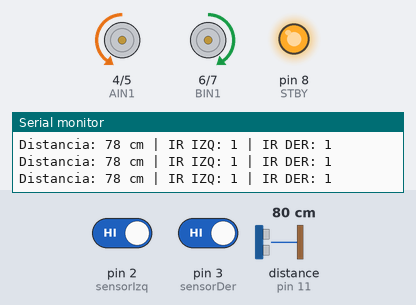
This sketch was run on a simulated Arduino Uno, built with avr-gcc and run on an emulated ATmega328P. Shown: motor-driver pin pairs drawn as motors (green arrow = first pin HIGH = forward, orange = second pin HIGH = backward, longer = more drive, scaled by the enable pin, stopped while the standby pin is LOW), output pins drawn as LEDs (lit = HIGH), the last lines printed to the serial monitor. Wiring (inferred from the names in the program): ultrasonic range finder: trigger pin 12; echo pin 11. Inputs (shaded band) come from the test bench; at power-on: distance to the obstacle (sensor on pin 11) 80 cm, pin 2 (sensorIzq) HIGH, pin 3 (sensorDer) HIGH. The echo pulse lasts 58.3 µs per cm; pins used as bus, display or sensor lines are not drawn.

Above: at 1.2 s.
1.3 s: distance to the obstacle (sensor on pin 11) set to 53 cm
4.3 s: distance to the obstacle (sensor on pin 11) set to 47 cm
At 4.7 s:
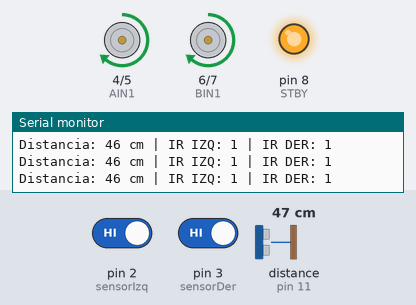
5.8 s: pin 2 (sensorIzq) driven LOW
At 6.6 s:
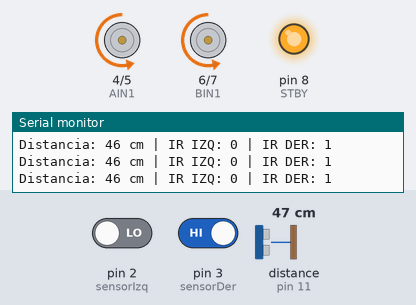
7.3 s: pin 2 (sensorIzq) driven HIGH
At 8.9 s:
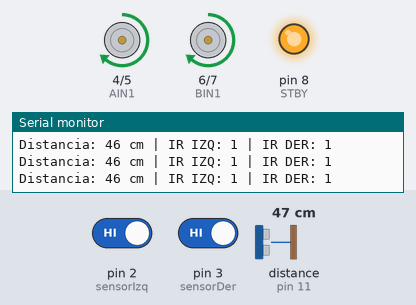
10.3 s: pin 3 (sensorDer) driven LOW
At 11.4 s:
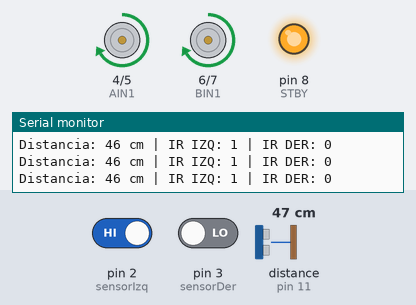
11.8 s: pin 3 (sensorDer) driven HIGH
At 13.2 s:
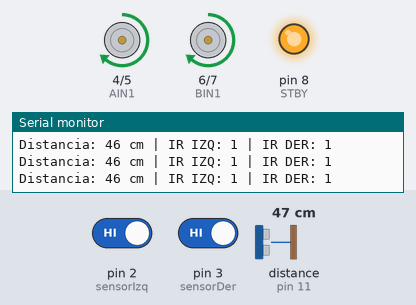
Timing chart, 0 to 14.3 s (numbered marks = the images above; inputs shaded):
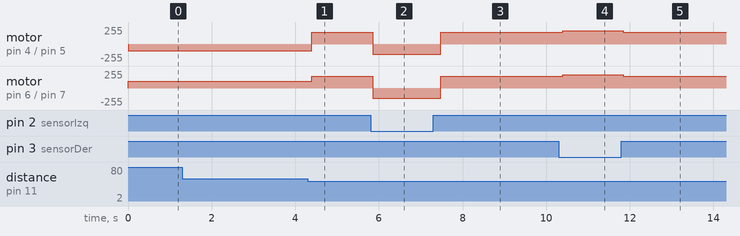

Measured:
- the behaviour switches between 51 and 50 cm on distance to the obstacle (sensor on pin 11) (found by bisection; images 0 and 1)
- after the input at 4.3 s, motor on pin 4 (AIN1) / pin 5 (AIN2): backward 100/255 → forward 180/255 after 0.10 s; motor on pin 6 (BIN1) / pin 7 (BIN2): forward 100/255 → forward 180/255 after 0.10 s
- after the input at 5.8 s, motor on pin 4 (AIN1) / pin 5 (AIN2), motor on pin 6 (BIN1) / pin 7 (BIN2): forward 180/255 → backward 150/255 after 0.05 s
- after the input at 7.3 s, motor on pin 4 (AIN1) / pin 5 (AIN2), motor on pin 6 (BIN1) / pin 7 (BIN2): backward 150/255 → forward 180/255 after 0.18 s
- after the input at 10.3 s, motor on pin 4 (AIN1) / pin 5 (AIN2), motor on pin 6 (BIN1) / pin 7 (BIN2): forward 180/255 → forward 200/255 after 0.09 s
- after the input at 11.8 s, motor on pin 4 (AIN1) / pin 5 (AIN2), motor on pin 6 (BIN1) / pin 7 (BIN2): forward 200/255 → forward 180/255 at once

The sketch:

robot_sumo_autonomo.ino
```cpp
// Pines del motor A
const int AIN1 = 4;
const int AIN2 = 5;
const int PWMA = 9;

// Pines del motor B
const int BIN1 = 6;
const int BIN2 = 7;
const int PWMB = 10;

// Standby común
const int STBY = 8;

// Sensor ultrasónico
const int trigPin = 12;
const int echoPin = 11;

// Sensores infrarrojos (DO)
const int sensorIzq = 2;
const int sensorDer = 3;

// Distancia umbral (cm)
const int UMBRAL_CM = 50;

void setup() {
  // Motores
  pinMode(AIN1, OUTPUT); pinMode(AIN2, OUTPUT); pinMode(PWMA, OUTPUT);
  pinMode(BIN1, OUTPUT); pinMode(BIN2, OUTPUT); pinMode(PWMB, OUTPUT);

  pinMode(STBY, OUTPUT);
  digitalWrite(STBY, HIGH);  // Activar controlador

  // Sensor ultrasónico
  pinMode(trigPin, OUTPUT);
  pinMode(echoPin, INPUT);

  // Sensores infrarrojos
  pinMode(sensorIzq, INPUT);
  pinMode(sensorDer, INPUT);

  Serial.begin(9600);
}

void loop() {
  // Leer sensores infrarrojos
  int valIzq = digitalRead(sensorIzq);  // 0: blanco, 1: negro
  int valDer = digitalRead(sensorDer);

  // Leer sensor ultrasónico
  long duracion;
  int distancia;

  digitalWrite(trigPin, LOW);
  delayMicroseconds(2);
  digitalWrite(trigPin, HIGH);
  delayMicroseconds(10);
  digitalWrite(trigPin, LOW);
  duracion = pulseIn(echoPin, HIGH);
  distancia = duracion * 0.034 / 2;

  // Imprimir datos
  Serial.print("Distancia: ");
  Serial.print(distancia);
  Serial.print(" cm | IR IZQ: ");
  Serial.print(valIzq);
  Serial.print(" | IR DER: ");
  Serial.println(valDer);

  // ---------------------- LÓGICA DE MOVIMIENTO ------------------------

if (valIzq == 0) {
  // ✅ IR izquierdo blanco → ambos motores retroceden 500 ms
  digitalWrite(AIN1, LOW); digitalWrite(AIN2, HIGH);
  digitalWrite(BIN1, LOW); digitalWrite(BIN2, HIGH);
  analogWrite(PWMA, 150); analogWrite(PWMB, 150);
  delay(100);
}
else if (valDer == 0) {
  // ✅ IR derecho blanco → solo motor A retrocede, B adelante
  digitalWrite(AIN1, HIGH); digitalWrite(AIN2, LOW); // motor A reversa
  digitalWrite(BIN1, HIGH); digitalWrite(BIN2, LOW); // motor B adelante
  analogWrite(PWMA, 200); analogWrite(PWMB, 200);
}
else if (distancia < UMBRAL_CM && valDer == 1 && valIzq == 1) {
  // ✅ Obstáculo cerca + ambos sensores IR en negro → avanzar
  digitalWrite(AIN1, HIGH); digitalWrite(AIN2, LOW);
  digitalWrite(BIN1, HIGH); digitalWrite(BIN2, LOW);
  analogWrite(PWMA, 180); analogWrite(PWMB, 180);
}
else if (distancia >= UMBRAL_CM) {
  // ✅ No hay obstáculo → motor A en reversa, B adelante
  digitalWrite(AIN1, LOW); digitalWrite(AIN2, HIGH);
  digitalWrite(BIN1, HIGH); digitalWrite(BIN2, LOW);
  analogWrite(PWMA, 100); analogWrite(PWMB, 100);
}
else {
  // Caso no contemplado → detener motores
  digitalWrite(AIN1, LOW); digitalWrite(AIN2, LOW);
  digitalWrite(BIN1, LOW); digitalWrite(BIN2, LOW);
}

delay(100);

}
```
